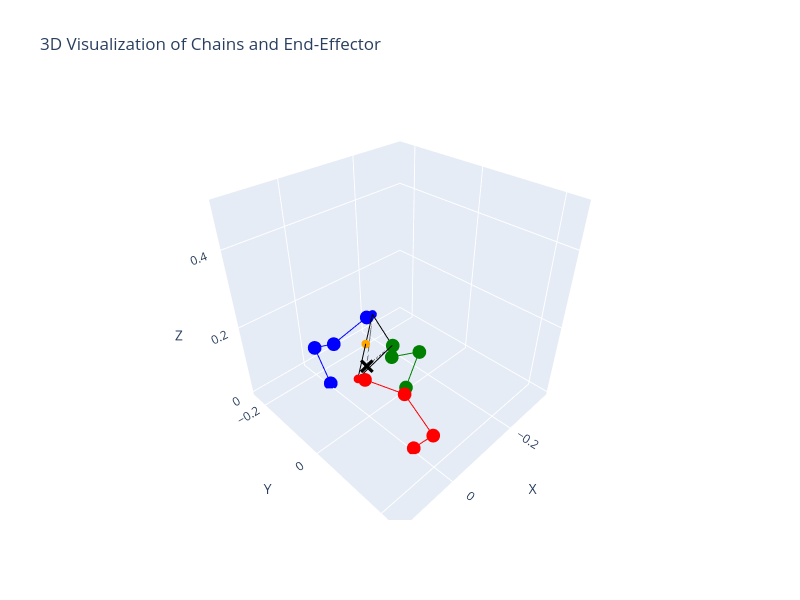

Write notebook code for a chart like this one.
### Markdown cell above
## End-effector space sweep and animation 

implementing sweep of principle rotation directions

### Code cell
# Visualize inverse kinematics

ee_pose = np.array([np.deg2rad(-50), np.deg2rad(0), np.deg2rad(0), 0.15])
ik_result, loss = inverse_kinematics(ee_pose)
visualize_robot(*ee_pose, *ik_result).show()
pprint(loss)
ik_result

### Figure 1 — Plotly figure (JSON) as saved in the notebook; plotly's stock layout.template omitted (floating-point values rounded to 4 significant figures)
{"data": [{"line": {"color": "red"}, "mode": "lines+markers", "name": "Chain 1", "type": "scatter3d", "x": [0, 0, 0, 0.06868], "y": [0.141, 0.1927, 0.1126, 0.07414], "z": [0, 0.0856, 0.1455, 0.2071]}, {"line": {"color": "green"}, "mode": "lines+markers", "name": "Chain 2", "type": "scatter3d", "x": [-0.12, -0.1648, -0.07347, -0.03599], "y": [0, 0, 0, 0.04242], "z": [0, 0.0894, 0.1301, 0.2126]}, {"line": {"color": "blue"}, "mode": "lines+markers", "name": "Chain 3", "type": "scatter3d", "x": [0, 0, 0, -0.06868], "y": [-0.141, -0.1927, -0.1126, -0.07414], "z": [0, 0.0856, 0.1455, 0.2071]}, {"marker": {"color": "black", "size": 5, "symbol": "x"}, "mode": "markers", "name": "A", "type": "scatter3d", "x": [0], "y": [0], "z": [0.15]}, {"marker": {"color": "red", "size": 5}, "mode": "markers", "name": "E1", "type": "scatter3d", "x": [0.08043], "y": [0.06749], "z": [0.213]}, {"marker": {"color": "green", "size": 5}, "mode": "markers", "name": "E2", "type": "scatter3d", "x": [-0.03535], "y": [0.04213], "z": [0.213]}, {"marker": {"color": "blue", "size": 5}, "mode": "markers", "name": "E3", "type": "scatter3d", "x": [-0.08043], "y": [-0.06749], "z": [0.213]}, {"marker": {"color": "orange", "size": 5}, "mode": "markers", "name": "E_o", "type": "scatter3d", "x": [0], "y": [0], "z": [0.213]}, {"line": {"color": "black", "dash": "solid"}, "mode": "lines", "name": "Edge 1", "showlegend": false, "type": "scatter3d", "x": [0.08043, -0.03535], "y": [0.06749, 0.04213], "z": [0.213, 0.213]}, {"line": {"color": "black", "dash": "solid"}, "mode": "lines", "name": "Edge 2", "showlegend": false, "type": "scatter3d", "x": [-0.03535, -0.08043], "y": [0.04213, -0.06749], "z": [0.213, 0.213]}, {"line": {"color": "black", "dash": "solid"}, "mode": "lines", "name": "Edge 3", "showlegend": false, "type": "scatter3d", "x": [-0.08043, 0.08043], "y": [-0.06749, 0.06749], "z": [0.213, 0.213]}, {"line": {"color": "black", "dash": "dash"}, "mode": "lines", "name": "A to E1", "type": "scatter3d", "x": [0, 0.08043], "y": [0, 0.06749], "z": [0.15, 0.213]}, {"line": {"color": "black", "dash": "dash"}, "mode": "lines", "name": "A to E2", "type": "scatter3d", "x": [0, -0.03535], "y": [0, 0.04213], "z": [0.15, 0.213]}, {"line": {"color": "black", "dash": "dash"}, "mode": "lines", "name": "A to E3", "type": "scatter3d", "x": [0, -0.08043], "y": [0, -0.06749], "z": [0.15, 0.213]}], "layout": {"height": 600, "scene": {"aspectmode": "manual", "aspectratio": {"x": 1, "y": 1, "z": 1}, "xaxis": {"range": [-0.35, 0.15], "title": {"text": "X"}}, "yaxis": {"range": [-0.25, 0.25], "title": {"text": "Y"}}, "zaxis": {"range": [-0.01, 0.51], "title": {"text": "Z"}}}, "showlegend": false, "title": {"text": "3D Visualization of Chains and End-Effector"}, "width": 800}}
